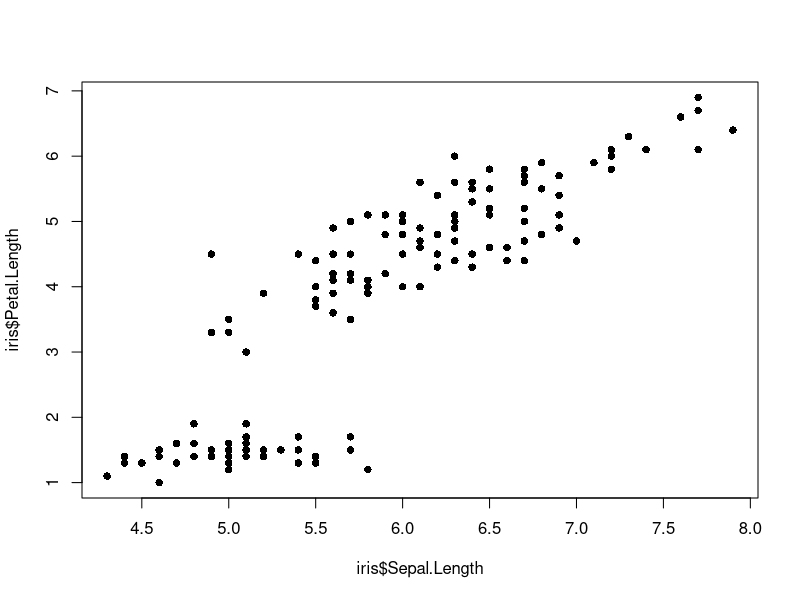
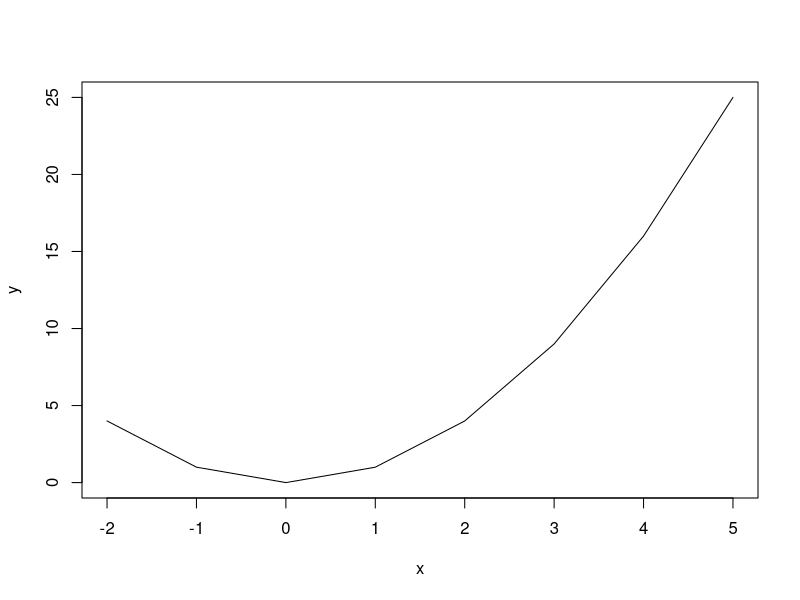
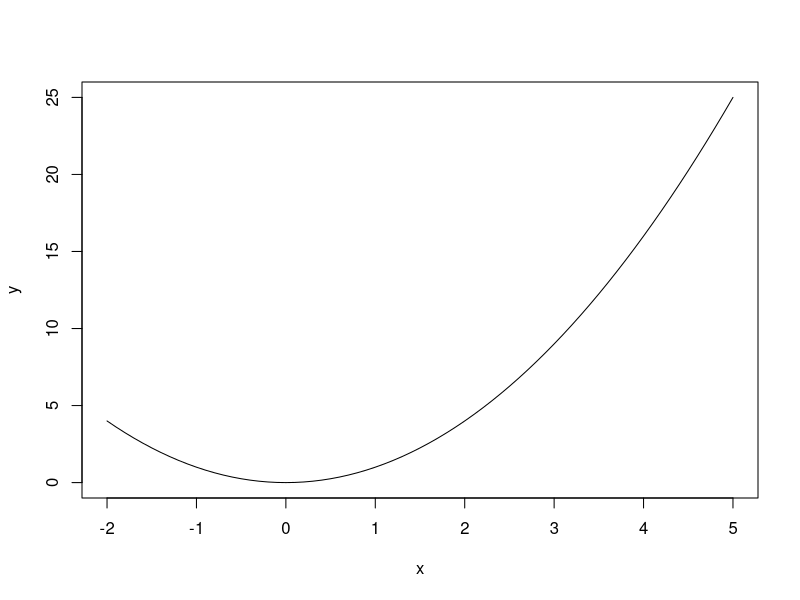
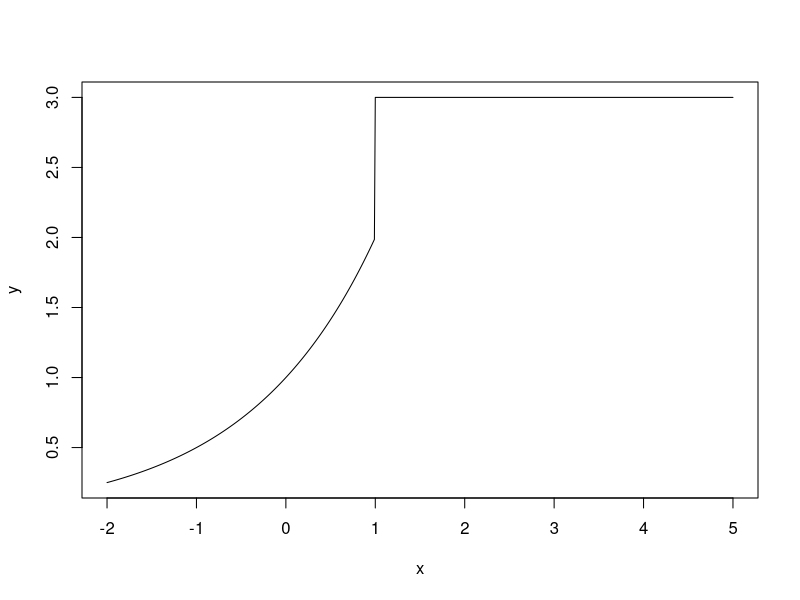
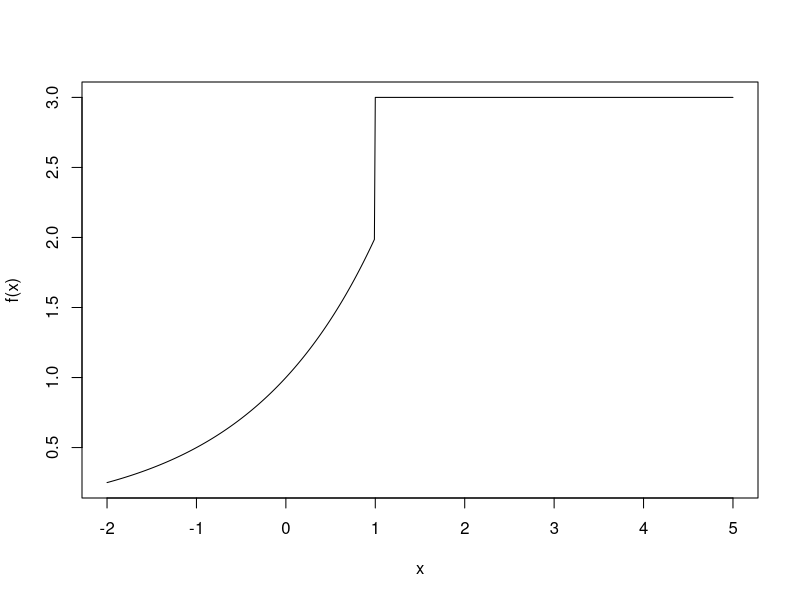

These figures' R source, in order:
x <- seq(-2,2,length=5)
y <- c(4,1,0,1,4)
plot(iris$Sepal.Length,iris$Petal.Length,pch=16)

x <- seq(-2,5)

y <- x^2

plot(x,y, type = 'l')

head(iris)
head(iris$Petal.Width)
head(iris$Sepal.Length)

f <- function(x){x^2}
x <- seq(-2,5,0.1)
y <- f(x)

plot(x,y,type = 'l')

f <- function(x){
  ifelse(x < 1, 2^x, 3)
}
f(2)
f(-10)
f(1)
f(.999)

x <- seq(-2,5,0.01)
y <- f(x)

plot(x,y,type = 'l')
plot(x,f(x), type = 'l')


